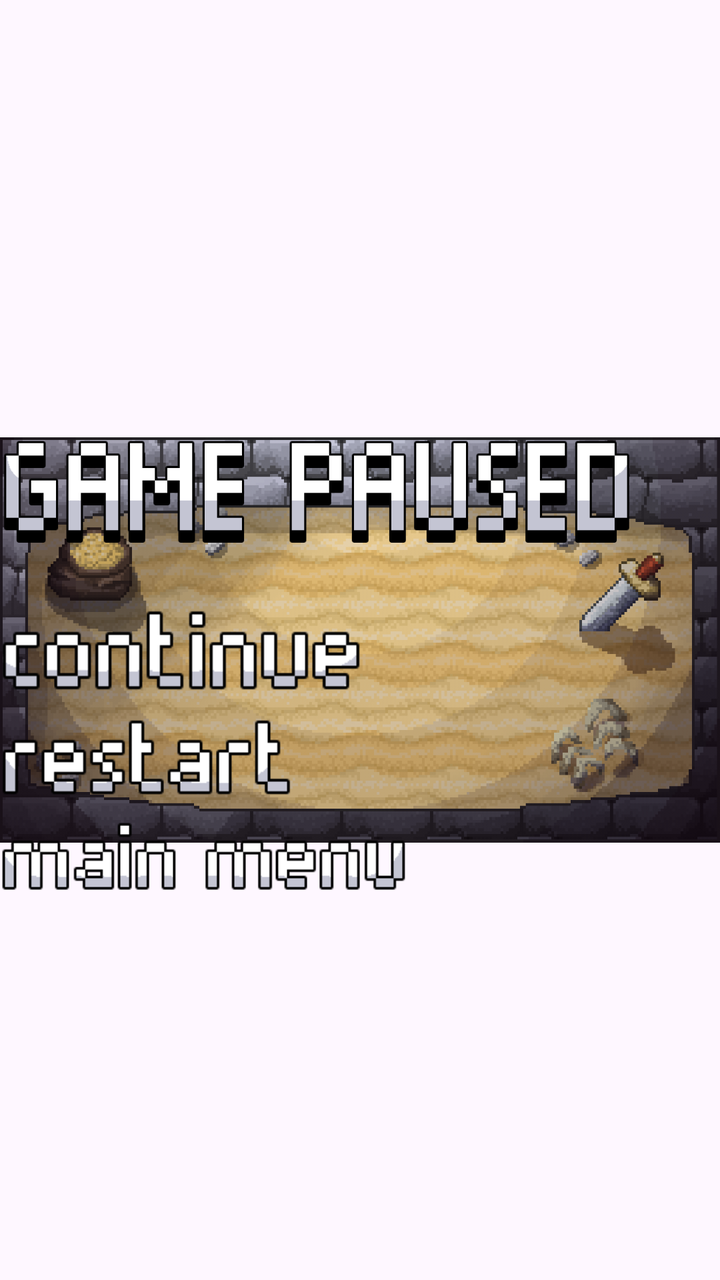
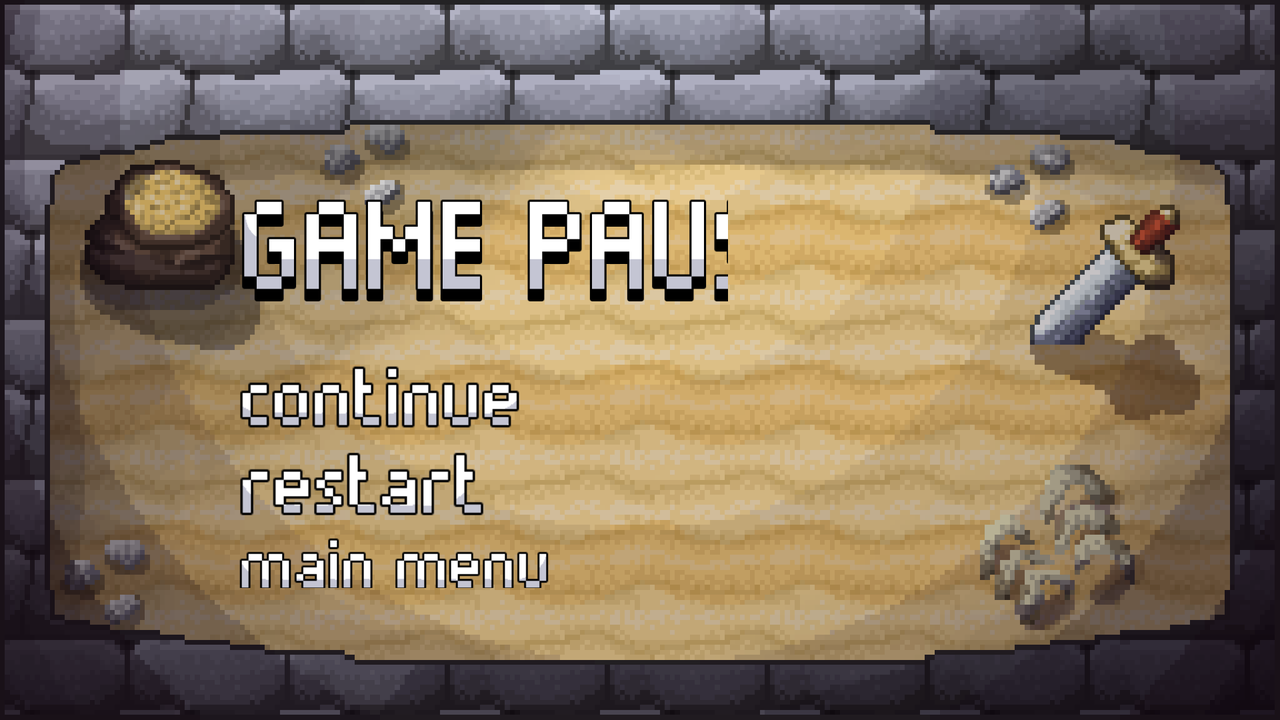

An Android layout and its configuration variant, each rendered on a device that would load it. The default file and the variant file are quoted in full after the pictures.
<!-- AndroidManifest.xml: application theme Theme.Ropersors -->
<!-- res/layout/fragment_pause_screen.xml -->
<?xml version="1.0" encoding="utf-8"?>
<androidx.constraintlayout.widget.ConstraintLayout xmlns:android="http://schemas.android.com/apk/res/android"
    xmlns:app="http://schemas.android.com/apk/res-auto"
    xmlns:tools="http://schemas.android.com/tools"
    android:layout_width="match_parent"
    android:layout_height="match_parent"
    tools:context=".PauseScreenFragment">

    <ImageView
        android:id="@+id/board_background"
        android:layout_width="wrap_content"
        android:layout_height="wrap_content"
        android:contentDescription="@string/board_background_description"
        android:src="@drawable/snad"
        app:layout_constraintBottom_toBottomOf="parent"
        app:layout_constraintEnd_toEndOf="parent"
        app:layout_constraintHorizontal_bias="0.0"
        app:layout_constraintStart_toStartOf="parent"
        app:layout_constraintTop_toTopOf="parent"
        app:layout_constraintVertical_bias="0.0" />

    <ImageView
        android:layout_width="wrap_content"
        android:layout_height="wrap_content"
        android:src="@drawable/vignette" />

    <LinearLayout
        android:layout_width="wrap_content"
        android:layout_height="wrap_content"
        android:orientation="vertical"
        app:layout_constraintBottom_toBottomOf="parent"
        app:layout_constraintTop_toTopOf="parent"
        tools:layout_editor_absoluteX="52dp"
        tools:ignore="MissingConstraints">

        <ImageView
            android:layout_width="317dp"
            android:layout_height="109dp"
            android:src="@drawable/game_paused__text_" />

        <ImageButton
            android:id="@+id/continue_button"
            android:layout_width="205dp"
            android:layout_height="55dp"
            android:background="@null"
            android:scaleType="fitStart"
            android:src="@drawable/resource_continue" />

        <ImageButton
            android:id="@+id/restart_button"
            android:layout_width="169dp"
            android:layout_height="52dp"
            android:background="@null"
            android:scaleType="fitStart"
            android:src="@drawable/restart" />

        <ImageButton
            android:id="@+id/menu_button"
            android:layout_width="210dp"
            android:layout_height="47dp"
            android:background="@null"
            android:scaleType="fitStart"
            android:src="@drawable/main_menu_text" />
    </LinearLayout>

</androidx.constraintlayout.widget.ConstraintLayout>
<!-- resources referenced by this layout -->
<resources>
  <!-- drawable game_paused__text_: png bitmap (drawable, 2648 bytes) -->
  <!-- drawable main_menu_text: png bitmap (drawable, 1157 bytes) -->
  <!-- drawable resource_continue: png bitmap (drawable, 1005 bytes) -->
  <!-- drawable restart: png bitmap (drawable, 1035 bytes) -->
  <!-- drawable snad: png bitmap (drawable, 65939 bytes) -->
  <!-- drawable vignette: png bitmap (drawable, 13781 bytes) -->
  <string name="board_background_description">board background</string>
  <style name="Theme.Ropersors" parent="Base.Theme.Ropersors" />
  <style name="Base.Theme.Ropersors" parent="Theme.Material3.DayNight.NoActionBar">
          
          <item name="android:windowIsTranslucent">true</item>
          
      </style>
</resources>
<!-- res/layout-land/fragment_pause_screen.xml (the repository's variant of the layout above) -->
<!-- drawn on the phone turned sideways -->
<?xml version="1.0" encoding="utf-8"?>
<RelativeLayout xmlns:android="http://schemas.android.com/apk/res/android"
    xmlns:app="http://schemas.android.com/apk/res-auto"
    xmlns:tools="http://schemas.android.com/tools"
    android:layout_width="match_parent"
    android:layout_height="match_parent"
    tools:context=".PauseScreenFragment">

    <ImageView
        android:id="@+id/board_background"
        android:layout_width="wrap_content"
        android:layout_height="wrap_content"
        android:contentDescription="@string/board_background_description"
        android:src="@drawable/snad"
        app:layout_constraintBottom_toBottomOf="parent"
        app:layout_constraintEnd_toEndOf="parent"
        app:layout_constraintHorizontal_bias="0.0"
        app:layout_constraintStart_toStartOf="parent"
        app:layout_constraintTop_toTopOf="parent"
        app:layout_constraintVertical_bias="0.0" />

    <ImageView
        android:layout_width="wrap_content"
        android:layout_height="wrap_content"
        android:src="@drawable/vignette"
        android:contentDescription="@string/background_dim" />

    <LinearLayout
        android:layout_width="336dp"
        android:layout_height="wrap_content"
        android:layout_alignParentStart="true"
        android:layout_alignParentTop="true"
        android:layout_alignParentEnd="true"
        android:layout_alignParentBottom="true"
        android:layout_marginStart="119dp"
        android:layout_marginTop="68dp"
        android:layout_marginEnd="276dp"
        android:layout_marginBottom="66dp"
        android:orientation="vertical"
        app:layout_constraintBottom_toBottomOf="parent"
        app:layout_constraintTop_toTopOf="parent"
        tools:ignore="MissingConstraints"
        tools:layout_editor_absoluteX="52dp">

        <ImageView
            android:layout_width="317dp"
            android:layout_height="109dp"
            android:src="@drawable/game_paused__text_"
            android:contentDescription="@string/paused_game_indicator" />

        <ImageButton
            android:id="@+id/continue_button"
            android:layout_width="201dp"
            android:layout_height="43dp"
            android:background="@null"
            android:contentDescription="@string/continue_text"
            android:scaleType="fitStart"
            android:src="@drawable/resource_continue"
            tools:ignore="TouchTargetSizeCheck" />

        <ImageButton
            android:id="@+id/restart_button"
            android:layout_width="151dp"
            android:layout_height="44dp"
            android:background="@null"
            android:contentDescription="@string/restart_text"
            android:scaleType="fitStart"
            android:src="@drawable/restart"
            tools:ignore="SpeakableTextPresentCheck,TouchTargetSizeCheck" />

        <ImageButton
            android:id="@+id/menu_button"
            android:layout_width="189dp"
            android:layout_height="36dp"
            android:background="@null"
            android:contentDescription="@string/main_menu_text"
            android:scaleType="fitStart"
            android:src="@drawable/main_menu_text"
            tools:ignore="SpeakableTextPresentCheck,TouchTargetSizeCheck" />
    </LinearLayout>

</RelativeLayout>
<!-- resources referenced by the variant -->
<!-- as the phone turned sideways resolves them -->
<resources>
  <!-- drawable game_paused__text_: png bitmap (drawable, 2648 bytes) -->
  <!-- drawable main_menu_text: png bitmap (drawable, 1157 bytes) -->
  <!-- drawable resource_continue: png bitmap (drawable, 1005 bytes) -->
  <!-- drawable restart: png bitmap (drawable, 1035 bytes) -->
  <!-- drawable snad: png bitmap (drawable, 65939 bytes) -->
  <!-- drawable vignette: png bitmap (drawable, 13781 bytes) -->
  <string name="background_dim">background dim</string>
  <string name="board_background_description">board background</string>
  <string name="continue_text">continue text</string>
  <string name="main_menu_text">main menu text</string>
  <string name="paused_game_indicator">paused game indicator</string>
  <string name="restart_text">restart text</string>
  <style name="Theme.Ropersors" parent="Base.Theme.Ropersors" />
  <style name="Base.Theme.Ropersors" parent="Theme.Material3.DayNight.NoActionBar">
          
          <item name="android:windowIsTranslucent">true</item>
          
      </style>
</resources>
